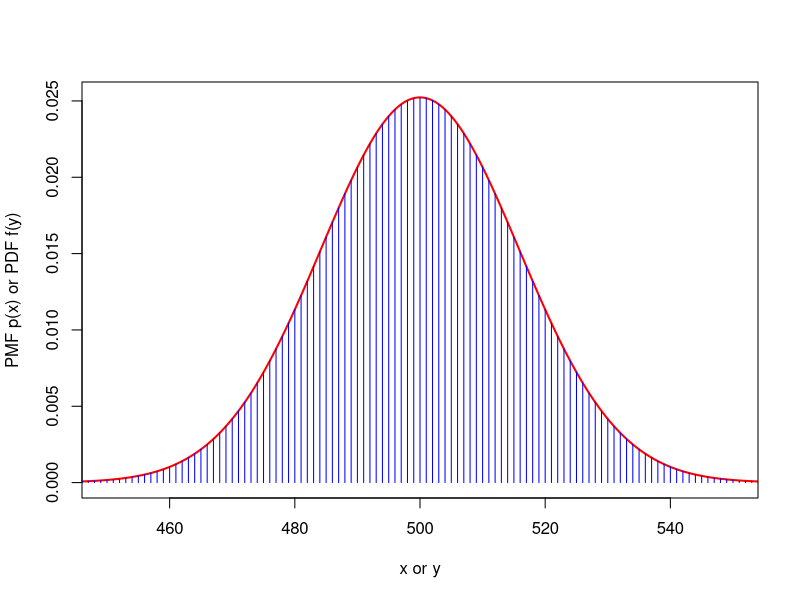

This chart was generated by the following R code:
## ---- chunk 1
sum(dbinom(495:505, 1000, 1/2))
## ---- chunk 2
curve(dnorm(x, 500, sqrt(250)), from = 400, to = 600, col = "red", lwd = 2, xlim = c(450, 550), n = 10001, xlab = "x or y", ylab = "PMF p(x) or PDF f(y)")
points(400:600, dbinom(400:600, 1000, 0.5), type = "h", col = "blue")
## ---- chunk 3
pnorm(505, 500, sqrt(250)) - pnorm(495, 500, sqrt(250))
## ---- chunk 4
pnorm(505.5, 500, sqrt(250)) - pnorm(494.5, 500, sqrt(250))
